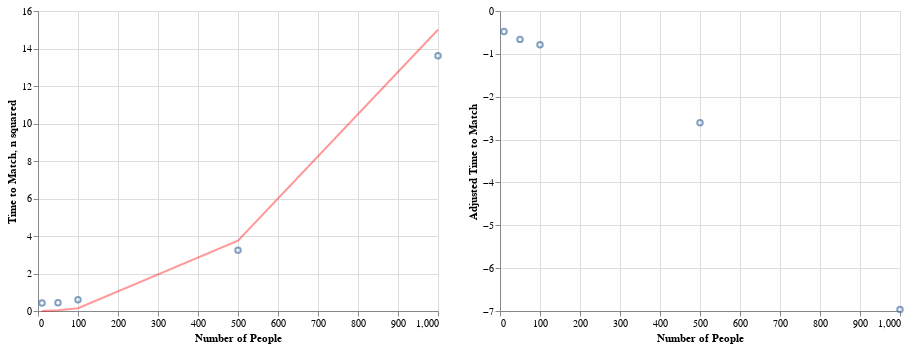

Source (notebook cell):
### Code cell
chart = alt.Chart(Ordern).mark_point().encode(x='Number of People', y='Time to Match')
#chart+chart.transform_regression('Number of People', 'Time to Match',method="linear"
#).mark_line(color="red") #fit a linear regression line to chart
chart2 = alt.Chart(Ordern).mark_line(opacity=0.4, color='red').encode(x='Number of People', y='n squared')
chart3 = alt.Chart(Ordern).mark_point().encode(x='Number of People', y='Adjusted Time to Match')
chart+chart2 |chart3

### Figure 1 — Vega-Lite specification as saved in the notebook (floating-point values rounded to 4 significant figures)
{"config": {"view": {"continuousWidth": 400, "continuousHeight": 300}}, "hconcat": [{"layer": [{"mark": "point", "encoding": {"x": {"type": "quantitative", "field": "Number of People"}, "y": {"type": "quantitative", "field": "Time to Match"}}}, {"mark": {"type": "line", "color": "red", "opacity": 0.4}, "encoding": {"x": {"type": "quantitative", "field": "Number of People"}, "y": {"type": "quantitative", "field": "n squared"}}}]}, {"mark": "point", "encoding": {"x": {"type": "quantitative", "field": "Number of People"}, "y": {"type": "quantitative", "field": "Adjusted Time to Match"}}}], "data": {"name": "data-c65ef5deca9435b7e2763a54cf404c22"}, "$schema": "https://vega.github.io/schema/vega-lite/v4.0.2.json", "datasets": {"data-c65ef5deca9435b7e2763a54cf404c22": [{"Time to Match": 0.423, "Time to Make Names": 0.8994, "Number of People": 10, "Adjusted Time to Match": -0.4765, "n squared": 0.0015}, {"Time to Match": 0.4348, "Time to Make Names": 1.097, "Number of People": 50, "Adjusted Time to Match": -0.6623, "n squared": 0.0375}, {"Time to Match": 0.5959, "Time to Make Names": 1.382, "Number of People": 100, "Adjusted Time to Match": -0.7858, "n squared": 0.15}, {"Time to Match": 3.246, "Time to Make Names": 5.851, "Number of People": 500, "Adjusted Time to Match": -2.605, "n squared": 3.75}, {"Time to Match": 13.61, "Time to Make Names": 20.58, "Number of People": 1000, "Adjusted Time to Match": -6.966, "n squared": 15.0}]}}
